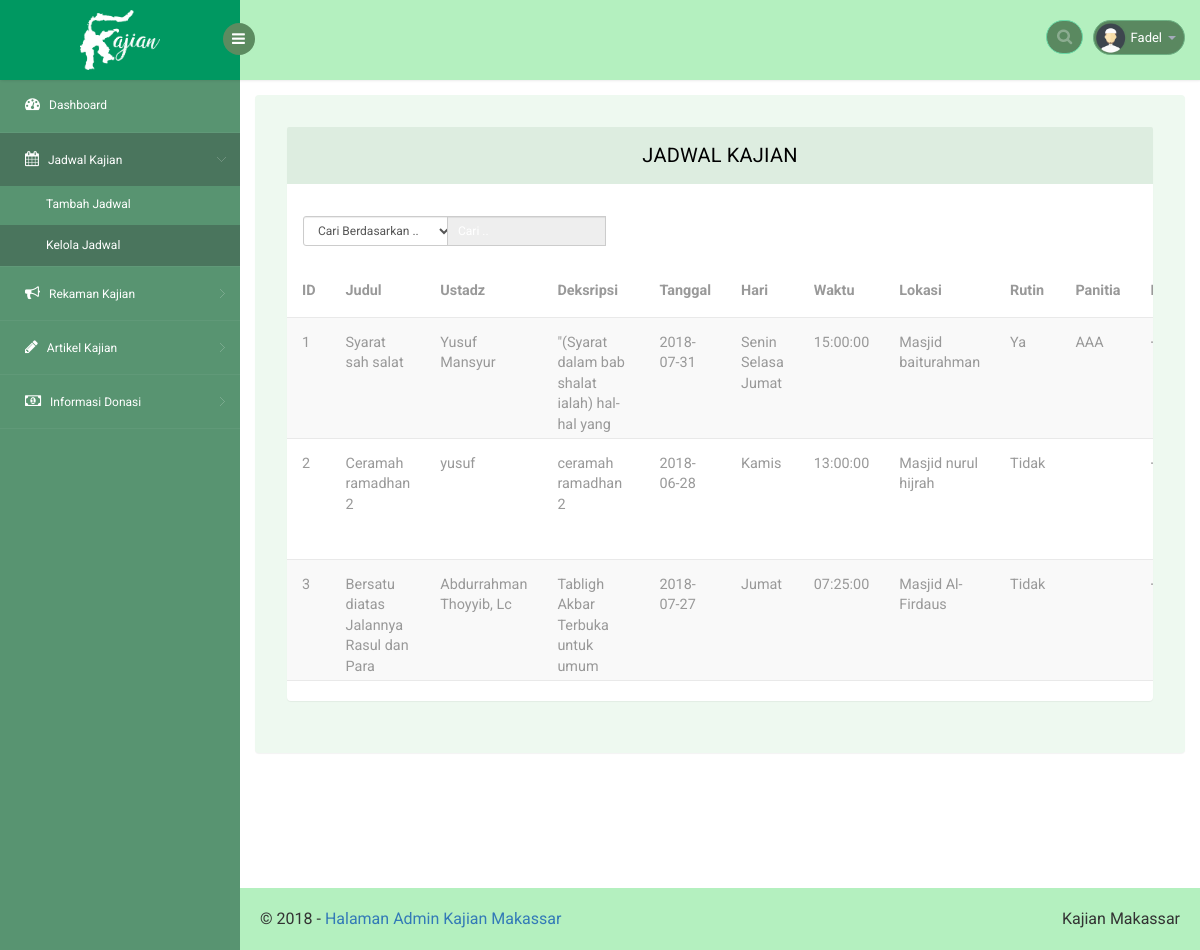
/jadwalkajian.php (signed in), run on the app's committed database.
### tables this page shows
CREATE TABLE `jadwal_kajian` (
  `id` int(11) NOT NULL,
  `judul` varchar(250) NOT NULL,
  `ustadz` varchar(250) NOT NULL,
  `deskripsi` text NOT NULL,
  `tanggal` date NOT NULL,
  `waktu` time DEFAULT NULL,
  `tempat` varchar(500) NOT NULL,
  `rutin` enum('Ya','Tidak') NOT NULL,
  `gambar` text,
  `panitia` varchar(50) NOT NULL,
  `kontak` varchar(13) NOT NULL
);

CREATE TABLE `hari` (
  `id` int(11) NOT NULL,
  `id_jadwal` int(11) NOT NULL,
  `Senin` enum('Ya','Tidak') NOT NULL DEFAULT 'Tidak',
  `Selasa` enum('Ya','Tidak') NOT NULL DEFAULT 'Tidak',
  `Rabu` enum('Ya','Tidak') NOT NULL DEFAULT 'Tidak',
  `Kamis` enum('Ya','Tidak') NOT NULL DEFAULT 'Tidak',
  `Jumat` enum('Ya','Tidak') NOT NULL DEFAULT 'Tidak',
  `Sabtu` enum('Ya','Tidak') NOT NULL DEFAULT 'Tidak',
  `Minggu` enum('Ya','Tidak') NOT NULL DEFAULT 'Tidak'
);

### web/jadwalkajian.php (the view, shortened to what this page needs)
<?php
include "connect.php";
if (!isset($_SESSION['nama_user'])) {
  header('location:'.$link.'/login.php');
}elseif (isset($_SESSION['nama_user'])) {
 ?>
 <!DOCTYPE html>
 <head>
    <link rel="stylesheet" href="css/bootstrap.min.css" >
    <link href="css/style.css" rel='stylesheet' type='text/css' />
    <link href="css/style-responsive.css" rel="stylesheet"/>
    <link rel="stylesheet" href="css/font.css" type="text/css"/>
    <link href="css/font-awesome.css" rel="stylesheet">
    <link rel="stylesheet" href="css/morris.css" type="text/css"/>
    <link rel="stylesheet" href="css/monthly.css">
</head>
<body>
    <section id="container">
        <header class="header fixed-top clearfix">
            <div class="brand">
                <a href="index.php" class="logo">
                    <b><img src="images/text-logo.png" style="width:80px;left:50%;top:50%;position:absolute;margin-top:-30px;margin-left:-40px" alt=""></b>
                </a>
                <div class="sidebar-toggle-box">
                    <div class="fa fa-bars"></div>
                </div>
            </div>
            <div class="top-nav clearfix">
                <ul class="nav pull-right top-menu">
                    <li>
                        <input type="text" id="" class="form-control search" placeholder=" Search">
                    </li>
                    <li class="dropdown">
                        <a data-toggle="dropdown" class="dropdown-toggle" href="#">
                            <img alt="" src="images/2.png">
                            <span class="username"><?php echo $_SESSION['nama_user']; ?></span>
                            <b class="caret"></b>
                        </a>
                    </li>
                </ul>
            </div>
        </header>
        <aside>
            <div id="sidebar" class="nav-collapse">
                <div class="leftside-navigation">
                    <ul class="sidebar-menu" id="nav-accordion">
                        <li>
                            <a href="index.php">
                                <i class="fa fa-dashboard"></i>
                                <span>Dashboard</span>
                            </a>
                        </li>
                        <li class="sub-menu">
                          <a class="active" href="javascript:;">
                            <i class="fa fa-calendar"></i>
                            <span>Jadwal Kajian</span>
                          </a>
                          <ul class="sub">
                            <li><a href="tambahjadwal.php">Tambah Jadwal</a></li>
                            <li><a class="active" href="jadwalkajian.php">Kelola Jadwal</a></li>
                          </ul>
                        </li>
                        <li class="sub-menu">
                          <a href="javascript:;">
                            <i class="fa fa-bullhorn"></i>
                            <span>Rekaman Kajian</span>
                          </a>
                        </li>
                        <li class="sub-menu">
                          <a href="javascript:;">
                            <i class="fa fa-pencil"></i>
                            <span>Artikel Kajian</span>
                          </a>
                        </li>
                        <li class="sub-menu">
                          <a href="javascript:;">
                            <i class="fa fa-money"></i>
                            <span>Informasi Donasi</span>
                          </a>
                        </li>
                    </ul>
                </div>
            </div>
        </aside>
        <section id="main-content">
         <section class="wrapper">
          <div class="table-agile-info">
           <div class="panel panel-default">
              <div class="panel-heading">
               Jadwal Kajian
              </div>
              <div class="row w3-res-tb">
                <div class="col-sm-2 m-b-xs">
                  <select id="indeks" onchange="FunctionOnChange()" class="input-sm form-control w-sm inline v-middle">
                    <option value="0">Cari Berdasarkan ..</option>
                  </select>
                </div>
                <div class="col-sm-3">
                  <div class="input-group">
                    <input id="myInput" type="text" onkeyup="myFunction()" class="input-sm form-control" placeholder="Cari .." disabled>
                  </div>
                </div>
              </div>
              <div>
                <div class="table-responsive">
                <table class="table table-striped b-t b-light" id="myTable" >
                  <thead>
                    <tr>
                      <th data-breakpoints="xs">ID</th>
                      <th>Judul</th>
                      <th>Ustadz</th>
                      <th >Deksripsi</th>
                      <th >Tanggal</th>
                      <th >Hari</th>
                      <th >Waktu</th>
                      <th >Lokasi</th>
                      <th >Rutin</th>
                      <th >Panitia</th>
                      <th >Kontak</th>
                    </tr>
                  </thead>
                  <tbody>
                    <?php
                      $query = "SELECT * FROM jadwal_kajian";
                      $result = $conn->query($query);
                      while ($row = $result->fetch_assoc()) {
                     ?>
                    <tr>
                      <td><?php echo $row['id']; ?></td>
                      <td>
                        <div class="table-cell-inner"><?php echo $row['judul']; ?></div>
                      </td>
                      <td><?php echo $row['ustadz']; ?></td>
                      <td>
                        <div class="table-cell-inner"><?php echo $row['deskripsi']; ?></div>
                      </td>
                      <td><?php echo $row['tanggal']; ?></td>
                      <td><?php
                            $query1 = "SELECT * FROM hari WHERE id_jadwal = ".$row['id'];
                            $result1 = $conn->query($query1);
                            while ($row1 = $result1->fetch_assoc()) {
                              echo ($row1['Senin'] == 'Ya' ? 'Senin<br>' : '')
                              .($row1['Selasa'] == 'Ya' ? 'Selasa<br>' : '')
                              .($row1['Rabu'] == 'Ya' ? 'Rabu<br>' : '')
                              .($row1['Kamis'] == 'Ya' ? 'Kamis<br>' : '')
                              .($row1['Jumat'] == 'Ya' ? 'Jumat<br>' : '')
                              .($row1['Sabtu'] == 'Ya' ? 'Sabtu<br>' : '')
                              .($row1['Minggu'] == 'Ya' ? 'Minggu' : '');
                            }
                      ?></td>
                      <td><?php echo $row['waktu']; ?></td>
                      <td><?php echo $row['tempat']; ?></td>
                      <td><?php echo $row['rutin']; ?></td>
                      <td><?php echo $row['panitia']; ?></td>
                      <td>+62<?php echo $row['kontak']; ?></td>
                    </tr>
                    <?php } ?>
                  </tbody>
                </table>
              </div>
              </div>
            </div>
          </div>
         </section>
         <div class="footer" style="margin-top:50px">
            <div class="pull-right d-none d-sm-inline-block">Kajian Makassar
            </div>
            &copy; 2018 - <a href="#">Halaman Admin Kajian Makassar</a>
          </div>
       </section>
</section>
</body>
</html>
<?php
}
?>

### data on the page
jadwal_kajian: id "1", judul "Syarat sah salat", ustadz "Yusuf Mansyur", deskripsi "\"(Syarat dalam bab shalat ialah) hal-hal yang…", tanggal "2018-07-31", waktu "15:00:00", tempat "Masjid baiturahman", rutin "Ya", panitia "AAA"
hari: Senin "Senin", Selasa "Selasa", Jumat "Jumat"
jadwal_kajian: id "2", judul "Ceramah ramadhan 2", ustadz "yusuf", deskripsi "ceramah ramadhan 2", tanggal "2018-06-28", waktu "13:00:00", tempat "Masjid nurul hijrah", rutin "Tidak"
hari: Kamis "Kamis"
jadwal_kajian: id "3", judul "Bersatu diatas Jalannya Rasul dan Para…", ustadz "Abdurrahman Thoyyib, Lc", deskripsi "Tabligh Akbar Terbuka untuk umum", tanggal "2018-07-27", waktu "07:25:00", tempat "Masjid Al-Firdaus", rutin "Tidak"
hari: Jumat "Jumat"

### other printed values
$_SESSION['nama_user'] "Fadel"
